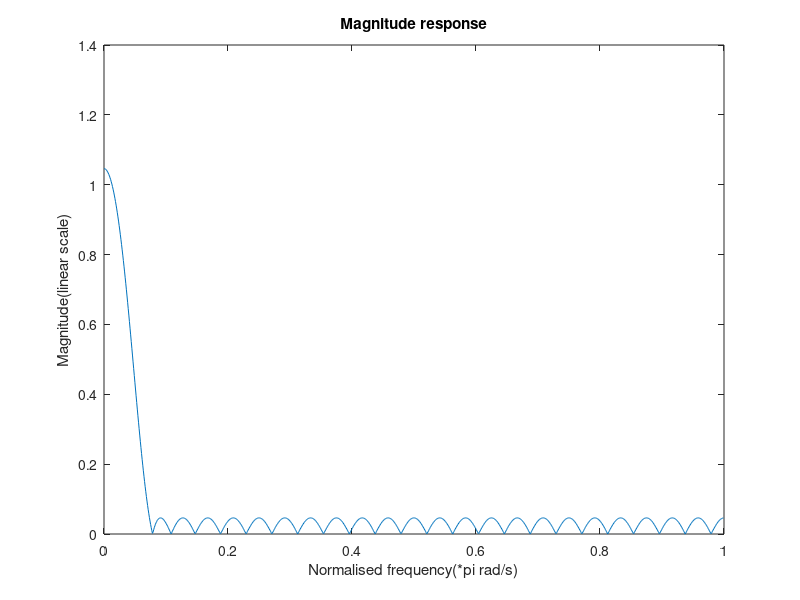

The MATLAB script that drew this image: (Note: this script raises an error after producing the figure.)
%filter design

clc;
clear;
close all;


N = 2^9;                % block length

fs = 24E3;%samplin frequency
% FIR filter design
[ORD, passband_edge, frequency_band_mag, w] = firpmord([220 880], [1 0], [0.05 0.05], fs);
ORD = ORD + 7;  % increment the filter order until all specifications are satisfied

num = firpm(ORD, passband_edge, frequency_band_mag, w);

%verify the filter
[h, w] = freqz(num, 1, 2^10);
plot(w/pi, abs(h));
title('Magnitude response');
xlabel('Normalised frequency(*pi rad/s)');
ylabel('Magnitude(linear scale)');

%PHASE
figure;
plot(w/pi, phase(h));
title('Phase response');
xlabel('Normalised frequency(*pi rad/s)');
ylabel('Phase(rad)');

%num is the filter coefficients we need
%use print array for this array
print_array(num, 'b');

%%%%Test signal genration
%central frequency at around
%r = r1+r2, where r1 at 100Hz, 
f1 = 100;
w1 = 2*pi*f1;
%r2 at 1000Hz 
f2 = 2000;
w2 = 2*pi*f2;
%test signal length is the same as the sampling frequency
n_sampled = (1:fs*100)/fs;
x = sin(w1*n_sampled)+sin(w2*n_sampled);

%plot this generated signal in frequency domain
figure;
N=fs*100;
X1_mags = abs(fft(x));
fax_bins = [0 : N-1]; %frequency axis in bins
N_2 = ceil(N/2);
plot(fax_bins(1:N_2)*fs/N, X1_mags(1:N_2));
title('Generated x in Frequency domain');
xlabel('frequency(Hz)');
ylabel('Magnitude(linear scale)');

%sound(x, fs);

%%try to filter this signal with the filter we designed

x_filtered = filter(num, 1, x);


%plot this generated signal in frequency domain
figure;
N=fs*100;
X1_mags = abs(fft(x_filtered));
fax_bins = [0 : N-1]; %frequency axis in bins
N_2 = ceil(N/2);
plot(fax_bins(1:N_2)*fs/N, X1_mags(1:N_2));
title('filtered x in Frequency domain');
xlabel('frequency(Hz)');
ylabel('Magnitude(linear scale)');

sound(x, fs);
